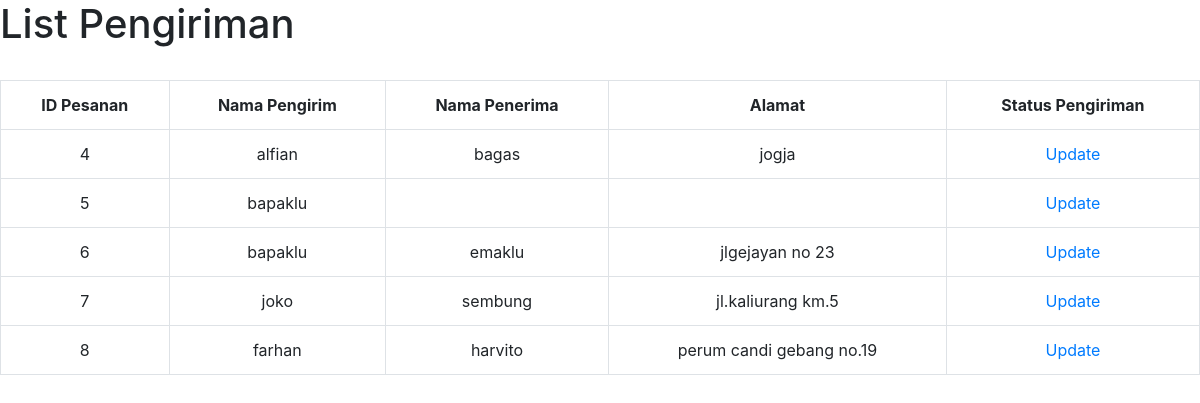
/listkurir.php, run on the app's committed database.
### tables this page shows
CREATE TABLE `pengiriman` (
  `id` int(11) NOT NULL,
  `nama_pengirim` varchar(255) NOT NULL,
  `nama_penerima` varchar(255) NOT NULL,
  `alamat` varchar(255) NOT NULL,
  `status_kirim` varchar(255) NOT NULL
);

### listkurir.php (the view, shortened to what this page needs)
<!DOCTYPE html>
<html lang="en">
<head>
    <link rel="stylesheet" href="https://cdn.jsdelivr.net/npm/bootstrap@4.0.0/dist/css/bootstrap.min.css">
</head>
<body>
    <div class="head">
        <h1 class="sub-menu">List Pengiriman</h1><br>
        </div>
    <table class="table table-bordered" style="text-align: center;">
        <tr>
            <th>ID Pesanan</th>
            <th>Nama Pengirim</th>
            <th>Nama Penerima</th>
            <th>Alamat</th>
            <th>Status Pengiriman</th>
        </tr>
    <?php
    include "koneksi.php";
    $query = "SELECT * FROM pengiriman";
    $hasil_mysql = mysqli_query($connect, $query);
    while($baris = mysqli_fetch_row($hasil_mysql)){
        $idpengiriman = $baris[0];
        $namapengirim = $baris[1];
        $namapenerima= $baris[2];
        $alamat = $baris[3];
        $cipher = "AES-256-CBC";
        $key = "abcdefghijuklmno0123456789012345";
        $options = 0;
        $process = str_repeat("0", openssl_cipher_iv_length($cipher));
        $dekpengirim = openssl_decrypt($namapengirim, $cipher, $key, $options, $process);
        $dekrippengirim = str_rot13($dekpengirim);
        $cipher = "AES-256-CBC";
        $key = "abcdefghijuklmno0123456789012345";
        $options = 0;
        $process = str_repeat("0", openssl_cipher_iv_length($cipher));
        $dekpenerima = openssl_decrypt($namapenerima, $cipher, $key, $options, $process);
        $dekrippenerima = str_rot13($dekpenerima);
        $cipher = "AES-256-CBC";
        $key = "abcdefghijuklmno0123456789012345";
        $options = 0;
        $process = str_repeat("0", openssl_cipher_iv_length($cipher));
        $dekalamat = openssl_decrypt($alamat, $cipher, $key, $options, $process);
        $dekripalamat = str_rot13($dekalamat);
    ?>
        <tr>
            <td><?php echo("$idpengiriman")?></td>
            <td><?php echo("$dekrippengirim")?></td>
            <td><?php echo("$dekrippenerima")?></td>
            <td><?php echo("$dekripalamat")?></td>
            <td><a href="inputkurir.php?id=<?php echo $idpengiriman; ?>">Update</a></td>
        </tr>
        <?php } ?>
    </table>
</body>
</html>

### data on the page
pengiriman: id "4", nama_pengirim "alfian", nama_penerima "bagas", alamat "jogja"
pengiriman: id "5", nama_pengirim "bapaklu"
pengiriman: id "6", nama_pengirim "bapaklu", nama_penerima "emaklu", alamat "jlgejayan no 23"
pengiriman: id "7", nama_pengirim "joko", nama_penerima "sembung", alamat "jl.kaliurang km.5"
pengiriman: id "8", nama_pengirim "farhan", nama_penerima "harvito", alamat "perum candi gebang no.19"
